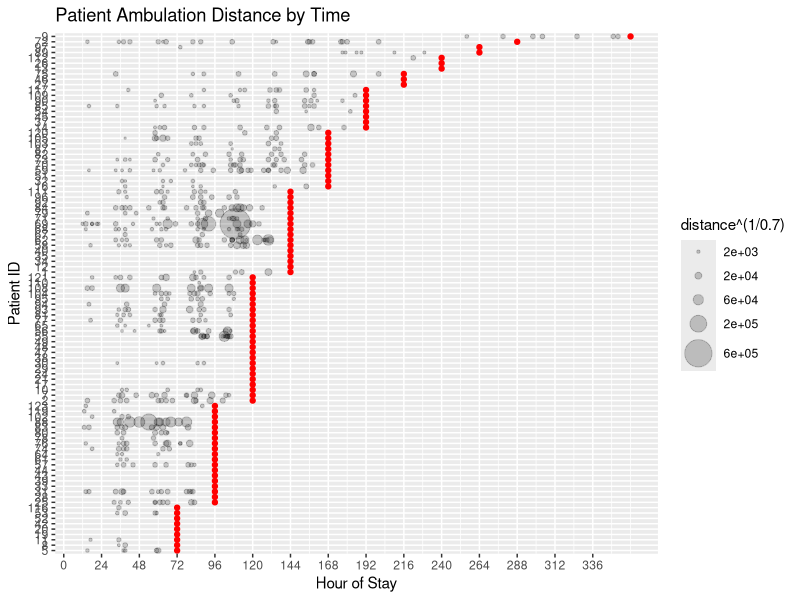
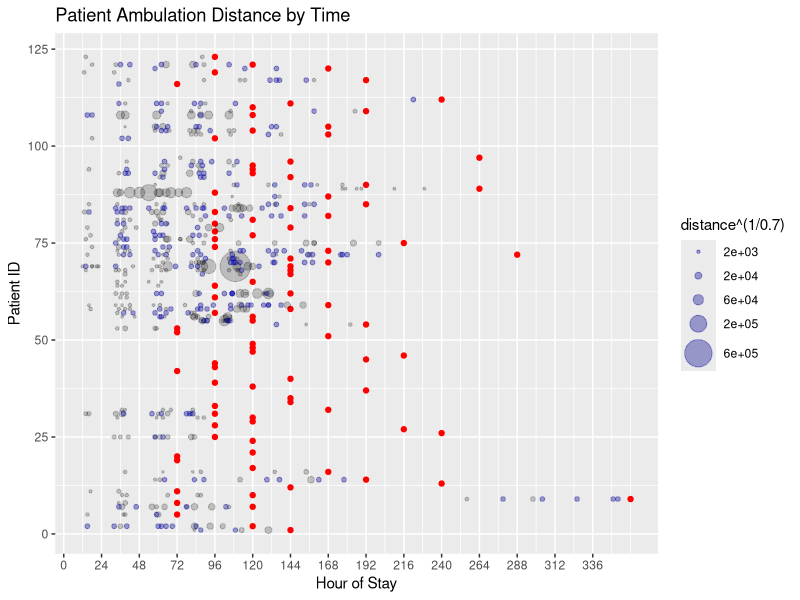

Write the R code that produced these figures, in order. (Note: this script raises an error after producing the figures.)
## ---- chunk 1
library(tidyverse)

hd <- read.csv("data_files/historical_details.csv",
               fileEncoding="UTF-8-BOM",
               header =TRUE)
hd2 <- read.csv("data_files/historical_details_400-500.csv",
               fileEncoding="UTF-8-BOM",
               header =TRUE)
pi <- read.csv("data_files/patient_info.csv",
               fileEncoding="UTF-8-BOM",
               header =TRUE)
max_hour <- max(hd$hours_of_stay, na.rm=TRUE)
max_day <- max(hd$Day.on.Unit, na.rm=TRUE)
discharge_hours <- (pi$length_of_stay.days. * 24)
discharge_dates <- data.frame(patient_id = pi$patient_ID, discharge = discharge_hours)
#discharge_dates$discharge=as.numeric(levels(discharge_dates$discharge))[discharge_dates$discharge]
ggplot(discharge_dates, aes(x=discharge, y=reorder(patient_id, discharge))) +
  geom_point(color='red') +
geom_point(data=hd, aes(x=hours_of_stay, y=reorder(patient_ID, max_hour), size=distance^(1/.7)), inherit.aes=FALSE, alpha = 0.2) +
  #geom_point(data=hd2, aes(x=hours_of_stay, y=reorder(patient_ID, max_hour), size=distance^(1/.7)), inherit.aes=FALSE, alpha = 0.2, color='blue') +
  scale_size_continuous(range = c(0.5, 10)) +
  scale_size(breaks = c(2000, 20000, 60000, 200000, 600000), range = c(0.5, 10)) +
  scale_y_discrete() +
  scale_x_continuous(breaks=seq(0,max_hour,24)) +
  ggtitle("Patient Ambulation Distance by Time") +
  xlab("Hour of Stay") + 
  ylab("Patient ID")
## ---- chunk 2
library(tidyverse)

hd <- read.csv("data_files/historical_details.csv",
               fileEncoding="UTF-8-BOM",
               header =TRUE)
hd2 <- read.csv("data_files/historical_details_400-500.csv",
               fileEncoding="UTF-8-BOM",
               header =TRUE)
pi <- read.csv("data_files/patient_info.csv",
               fileEncoding="UTF-8-BOM",
               header =TRUE)
max_hour <- max(hd$hours_of_stay, na.rm=TRUE)
max_day <- max(hd$Day.on.Unit, na.rm=TRUE)
discharge_hours <- (pi$length_of_stay.days. * 24)
discharge_dates <- data.frame(patient_id = pi$patient_ID, discharge = discharge_hours)

ggplot(discharge_dates, aes(x=discharge, y=patient_id)) +
  geom_point(color='red') +
geom_point(data=hd, aes(x=hours_of_stay, y=patient_ID, size=distance^(1/.7)), inherit.aes=FALSE, alpha = 0.2) +
  geom_point(data=hd2, aes(x=hours_of_stay, y=patient_ID, size=distance^(1/.7)), inherit.aes=FALSE, alpha = 0.2, color='blue') +
  scale_size_continuous(range = c(0.5, 10)) +
  scale_size(breaks = c(2000, 20000, 60000, 200000, 600000), range = c(0.5, 10)) +
  scale_x_continuous(breaks=seq(0,max_hour,24)) +
  ggtitle("Patient Ambulation Distance by Time") +
  xlab("Hour of Stay") + 
  ylab("Patient ID")
## ---- chunk 3
library(tidyverse)

hdr <- read.csv("data_files/historical_details_readmitted_and_not_readmitted.csv",
               fileEncoding="UTF-8-BOM",
               header =TRUE)
#hdnr <- read.csv("data_files/historical_details_not_readmitted.csv",
#               fileEncoding="UTF-8-BOM",
#               header =TRUE)
pr <- read.csv("data_files/patients_readmitted_and_not_readmitted.csv",
               fileEncoding="UTF-8-BOM",
               header =TRUE)
#pnr <- read.csv("data_files/patients_not_readmitted.csv",
#               fileEncoding="UTF-8-BOM",
#               header =TRUE)
max_hour <- max(hdnr$hours_of_stay, na.rm=TRUE)

hdr$patient_ID <- factor(hdr$patient_ID, levels=unique(hdr$patient_ID))
pr$patient_ID <- factor(pr$patient_ID, levels=unique(pr$patient_ID))

#discharge_hours_r <- (pr$length_of_stay.days. * 24)
#discharge_dates_r <- data.frame(patient_id = pr$patient_ID, discharge = discharge_hours_r)
#discharge_hours_nr <- (pnr$length_of_stay.days. * 24)
#discharge_dates_nr <- data.frame(patient_id = pnr$patient_ID, discharge = discharge_hours_nr)

ggplot(data=pr) +
  geom_point(aes(x=hours_of_stay, y=patient_ID), color = 'red') +
  geom_point(data=hdr, aes(x=hours_of_stay, y=patient_ID, size=distance^(1/.7)), inherit.aes=TRUE, alpha = 0.2) +
#geom_point(data=discharge_dates_nr, aes(x=discharge, y=reorder(patient_id, discharge)), color='blue') +
#geom_point(data=hdnr, aes(x=hours_of_stay, y=reorder(patient_ID, max_hour), size=distance^(1/.7)), inherit.aes=FALSE, alpha = 0.2) +
  scale_size_continuous(range = c(0.5, 10)) +
  scale_size(breaks = c(2000, 20000, 60000, 200000, 600000), range = c(0.5, 10)) +
  scale_x_continuous(breaks=seq(0,max_hour,24)) +
  ggtitle("Patient Ambulation Distance by Time") +
  xlab("Hour of Stay") + 
  ylab("Patient ID")
